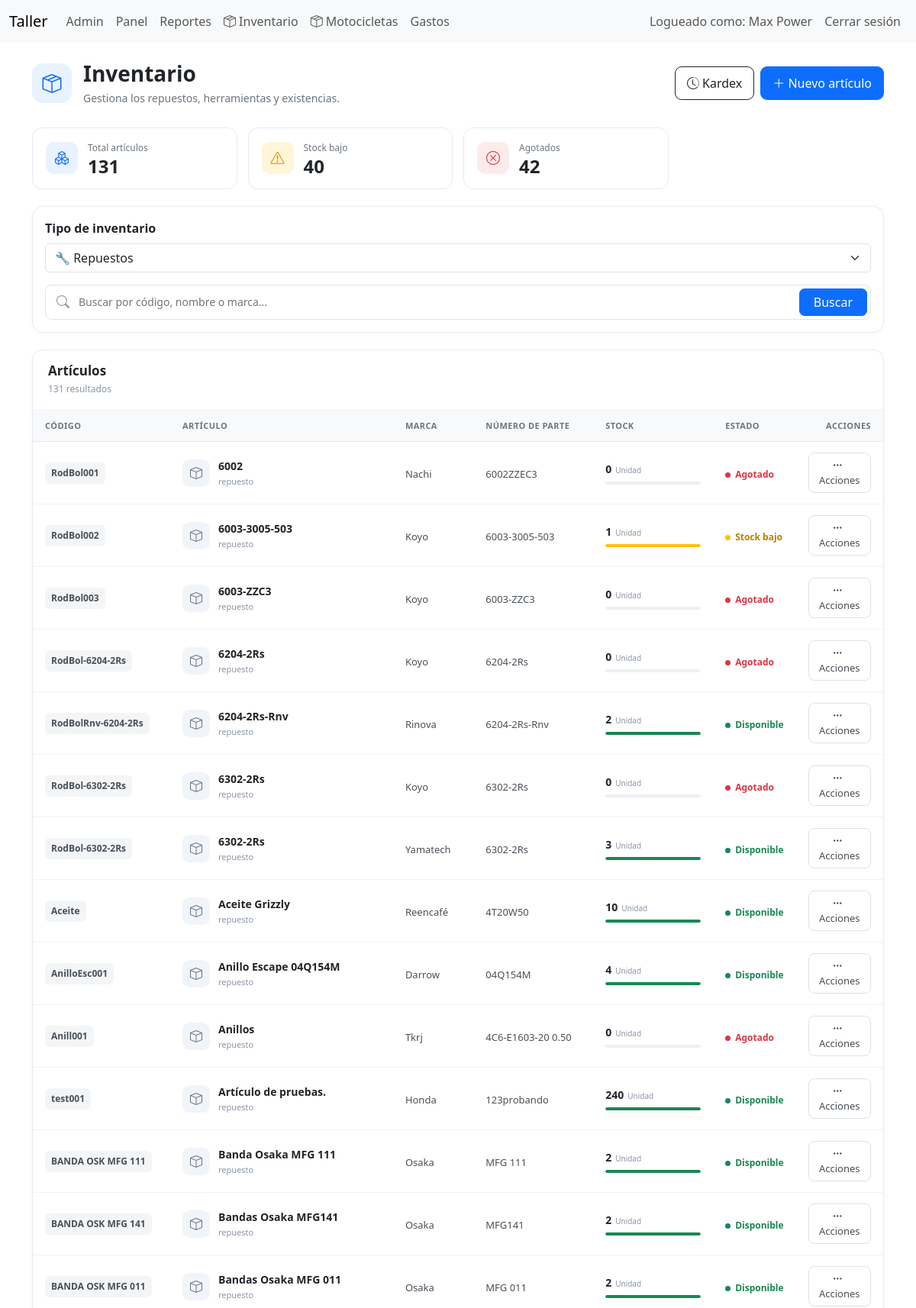
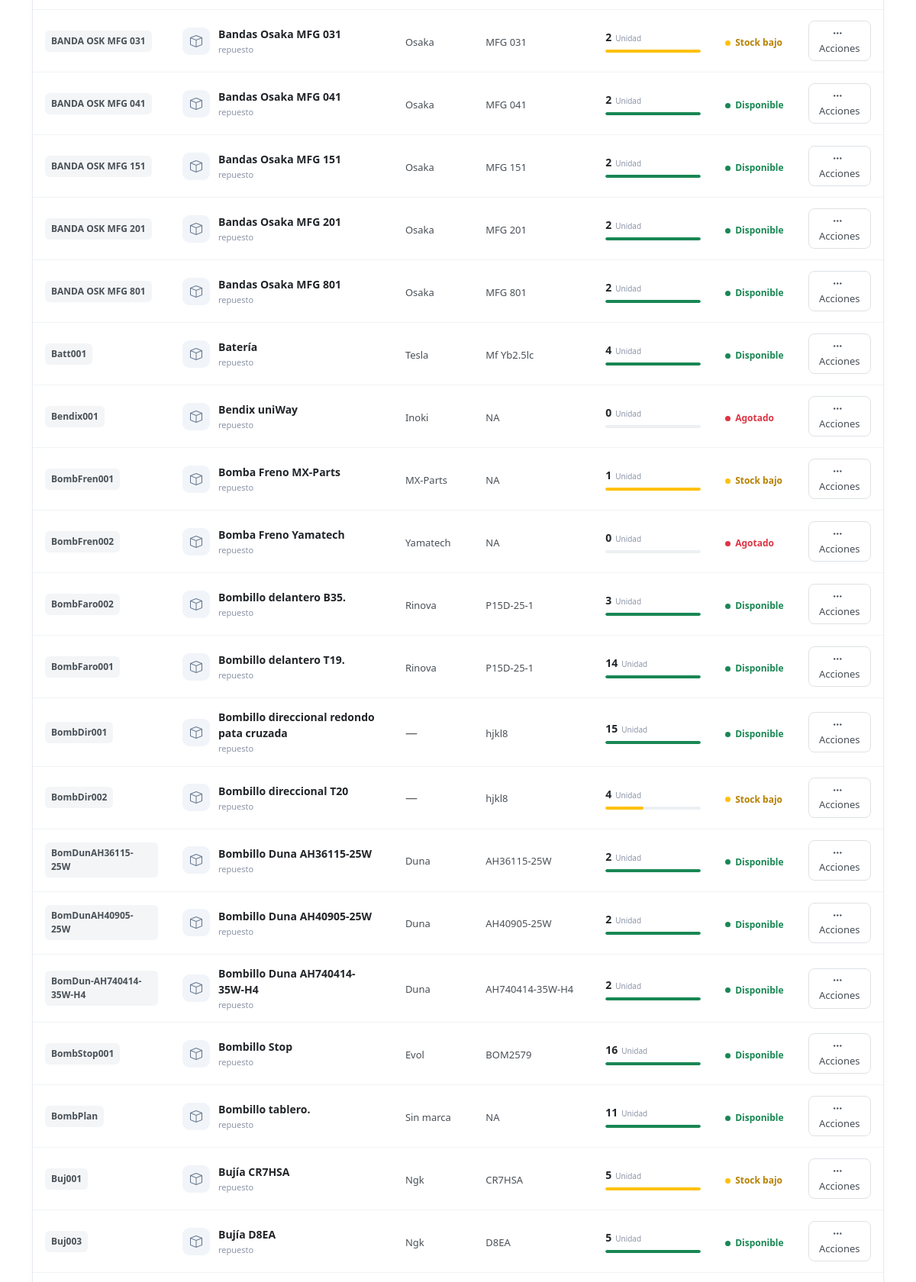
Page /index.php?controller=inventory&action=index (signed in, upper part) on the committed database (2 pictures, top to bottom).
### tables this page shows
CREATE TABLE `partes` (
  `id` int(11) NOT NULL,
  `codigo` varchar(60) NOT NULL,
  `categoria_id` int(11) DEFAULT NULL,
  `tipo` enum('repuesto','insumo','herramienta') NOT NULL DEFAULT 'repuesto',
  `nombre` varchar(150) NOT NULL,
  `marca` varchar(100) DEFAULT NULL,
  `fabricante_repuesto_id` int(11) DEFAULT NULL,
  `numero_parte` varchar(100) DEFAULT NULL,
  `created_by` int(11) DEFAULT NULL,
  `unidad` enum('Unidad','Juego','Par','Litro','Mililitro','Kilogramo','Gramo','Metro','Centimetro') NOT NULL DEFAULT 'Unidad',
  `stock_actual` decimal(12,2) NOT NULL DEFAULT 0.00,
  `stock_reservado` decimal(12,2) NOT NULL DEFAULT 0.00,
  `stock_minimo` decimal(12,2) NOT NULL DEFAULT 0.00,
  `costo` decimal(10,2) NOT NULL DEFAULT 0.00,
  `precio_venta` decimal(10,2) NOT NULL DEFAULT 0.00,
  `ubicacion` varchar(120) DEFAULT NULL,
  `codigo_barras` varchar(100) DEFAULT NULL,
  `imagen` varchar(255) DEFAULT NULL,
  `activo` tinyint(1) NOT NULL DEFAULT 1,
  `created_at` datetime NOT NULL DEFAULT current_timestamp(),
  `updated_at` datetime NOT NULL DEFAULT current_timestamp() ON UPDATE current_timestamp()
);

### app/controllers/InventoryController.php (called while the page is built, shortened)
<?php
class InventoryController extends BaseController
{
    private Part $partModel;
    public function __construct(PDO $pdo)
    {
        $this->partModel = new Part($pdo);
    }
    public function index()
{
    $search = trim($_GET['q'] ?? '');
    $tipo = $_GET['tipo'] ?? 'repuesto';
    if ($search !== '') {
        $parts = $this->partModel->search(
            $search,
            $tipo
        );
    } else {
        $parts = $this->partModel->all(
            $tipo
        );
    }
    $stats = $this->partModel->getStatistics(
        $tipo
    );
    require __DIR__ . '/../views/layouts/header.php';
    require __DIR__ . '/../views/inventory/index.php';
    require __DIR__ . '/../views/layouts/footer.php';
}
}

### app/models/BaseModel.php (called while the page is built, shortened)
<?php
class BaseModel
{
    public function __construct(PDO $pdo)
    {
        $this->db = $pdo;
    }
}

### app/models/Part.php (called while the page is built, shortened)
<?php
class Part extends BaseModel
{
public function all(string $tipo = 'repuesto'): array
{
    $sql = "
        SELECT
            p.*,
            c.nombre AS categoria
        FROM partes p
        LEFT JOIN categorias_partes c
            ON c.id = p.categoria_id
        WHERE p.activo = 1
          AND p.tipo = :tipo
        ORDER BY p.nombre ASC
    ";
    $stmt = $this->db->prepare($sql);
    $stmt->execute([
        ':tipo' => $tipo
    ]);
    return $stmt->fetchAll(PDO::FETCH_ASSOC);
}
public function getStatistics(string $tipo = 'repuesto'): array
{
    $stmt = $this->db->prepare("
        SELECT
            COUNT(*) AS total,
            SUM(
                CASE
                    WHEN stock_actual <= stock_minimo
                    AND stock_actual > 0
                    THEN 1
                    ELSE 0
                END
            ) AS stock_bajo,
            SUM(
                CASE
                    WHEN stock_actual <= 0
                    THEN 1
                    ELSE 0
                END
            ) AS agotados,
            COALESCE(SUM(stock_actual * costo), 0) AS valor_compra,
            COALESCE(SUM(stock_actual * precio_venta), 0) AS valor_venta,
            COALESCE(SUM(stock_actual), 0) AS unidades
        FROM partes
        WHERE activo = 1
          AND tipo = :tipo
    ");
    $stmt->execute([
        ':tipo' => $tipo
    ]);
    return $stmt->fetch(PDO::FETCH_ASSOC);
}
}

### app/views/inventory/index.php (the view, shortened to what this page needs)
<div class="inventory-header">
    <div>
        <div class="inventory-title">
            <div class="inventory-title-icon">
                <i class="bi bi-box-seam"></i>
            </div>
            <div>
                <h1>Inventario</h1>
                <p>Gestiona los repuestos, herramientas y existencias.</p>
            </div>
        </div>
    </div>
    <div class="inventory-header-actions">
        <a
            href="index.php?controller=inventory&action=kardex"
            class="btn btn-outline-dark">
            <i class="bi bi-clock-history"></i>
            Kardex
        </a>
        <a
            href="index.php?controller=inventory&action=create"
            class="btn btn-primary">
            <i class="bi bi-plus-lg"></i>
            Nuevo artículo
        </a>
    </div>
</div>
<div class="inventory-stats">
    <div class="inventory-stat-card">
        <div class="stat-icon stat-icon-blue">
            <i class="bi bi-boxes"></i>
        </div>
        <div>
            <span>Total artículos</span>
            <strong><?= $stats['total'] ?></strong>
        </div>
    </div>
    <div class="inventory-stat-card">
        <div class="stat-icon stat-icon-yellow">
            <i class="bi bi-exclamation-triangle"></i>
        </div>
        <div>
            <span>Stock bajo</span>
            <strong><?= $stats['stock_bajo'] ?></strong>
        </div>
    </div>
    <div class="inventory-stat-card">
        <div class="stat-icon stat-icon-red">
            <i class="bi bi-x-circle"></i>
        </div>
        <div>
            <span>Agotados</span>
            <strong><?= $stats['agotados'] ?></strong>
        </div>
    </div>
</div>
<div class="inventory-search-card">
    <form method="GET">
            <div class="mb-3">
    <label for="tipo" class="form-label fw-semibold">
        Tipo de inventario
    </label>
    <select
        name="tipo"
        id="tipo"
        class="form-select"
        onchange="this.form.submit()">
        <option
            value="repuesto"
            <?= ($tipo ?? 'repuesto') === 'repuesto' ? 'selected' : '' ?>>
            🔧 Repuestos
        </option>
    </select>
</div>
        <div class="inventory-search">
            <input
                type="text"
                name="q"
                placeholder="Buscar por código, nombre o marca..."
                value="<?= htmlspecialchars($search ?? '') ?>">
            <button type="submit" class="btn btn-primary">
                Buscar
            </button>
        </div>
    </form>
</div>
<div class="inventory-table-card">
    <div class="inventory-table-header">
        <div>
            <h3>Artículos</h3>
            <span>
                <?= count($parts) ?>
                <?= count($parts) === 1 ? 'resultado' : 'resultados' ?>
            </span>
        </div>
    </div>
    <div class="table-responsive">
        <table class="table inventory-table">
            <thead>
                <tr>
                    <th>Código</th>
                    <th>Artículo</th>
                    <th>Marca</th>
                    <th>Número de Parte</th>
                    <th>Stock</th>
                    <th>Estado</th>
                    <th class="text-end">Acciones</th>
                </tr>
            </thead>
            <tbody>
            <?php if (empty($parts)): ?>
                <tr>
                    <td colspan="6">
                        <div class="inventory-empty">
                            <div class="inventory-empty-icon">
                                <i class="bi bi-search"></i>
                            </div>
                            <h4>No encontramos artículos</h4>
                            <?php if (!empty($search)): ?>
                                <p>
                                    No hay resultados para
                                    <strong>
                                        "<?= htmlspecialchars($search) ?>"
                                    </strong>
                                </p>
                                <a
                                    href="index.php?controller=inventory&action=index"
                                    class="btn btn-outline-primary btn-sm">
                                    Ver todo el inventario
                                </a>
                            <?php else: ?>
                                <p>
                                    Todavía no hay artículos registrados.
                                </p>
                                <a
                                    href="index.php?controller=inventory&action=create"
                                    class="btn btn-primary btn-sm">
                                    <i class="bi bi-plus-lg"></i>
                                    Crear artículo
                                </a>
                            <?php endif; ?>
                        </div>
                    </td>
                </tr>
            <?php else: ?>
                <?php foreach ($parts as $part): ?>
                    <?php
                    $stock = (float)$part['stock_actual'];
                    $minimo = max(1, (float)$part['stock_minimo']);
                    if ($stock <= 0) {
                        $stockColor = 'danger';
                        $porcentaje = 0;
                    } elseif ($stock <= $part['stock_minimo']) {
                        $stockColor = 'warning';
                        $porcentaje = min(
                            100,
                            ($stock / $minimo) * 100
                        );
                    } else {
                        $stockColor = 'success';
                        $porcentaje = 100;
                    }
                    ?>
                    <tr>
                        <td>
                            <span class="inventory-code">
                                <?= htmlspecialchars($part['codigo']) ?>
                            </span>
                        </td>
                        <td>
                            <div class="inventory-product">
                                <div class="inventory-product-icon">
                                    <i class="bi bi-box"></i>
                                </div>
                                <div>
                                    <strong>
                                        <?= htmlspecialchars($part['nombre']) ?>
                                    </strong>
                                    <small>
                                        <?= htmlspecialchars($part['tipo'] ?? '') ?>
                                    </small>
                                </div>
                            </div>
                        </td>
                        <td>
                            <?php if (!empty($part['marca'])): ?>
                                <span class="inventory-brand">
                                    <?= htmlspecialchars($part['marca']) ?>
                                </span>
                            <?php else: ?>
                                <span class="text-muted">
                                    —
                                </span>
                            <?php endif; ?>
                        </td>
                        <td>
                            <?php if (!empty($part['numero_parte'])): ?>
                                <span class="inventory-brand">
                                    <?= htmlspecialchars($part['numero_parte']) ?>
                                </span>
                            <?php else: ?>
                                <span class="text-muted">
                                    —
                                </span>
                            <?php endif; ?>
                        </td>
                        <td>
                            <div class="inventory-stock">
                                <div class="inventory-stock-number">
                                    <strong>
                                        <?= rtrim(
                                            rtrim(number_format($stock, 2, '.', ''),
                                            '0'),
                                            '.'
                                        ) ?>
                                    </strong>
                                    <span>
                                        <?= htmlspecialchars($part['unidad'] ?? 'und.') ?>
                                    </span>
                                </div>
                                <div class="progress inventory-progress">
                                    <div
                                        class="progress-bar bg-<?= $stockColor ?>"
                                        role="progressbar"
                                        style="width: <?= $porcentaje ?>%">
                                    </div>
                                </div>
                            </div>
                        </td>
                        <td>
                            <?php if (!$part['activo']): ?>
                                <span class="inventory-status status-inactive">
                                    <span></span>
                                    Inactivo
                                </span>
                            <?php elseif ($stock <= 0): ?>
                                <span class="inventory-status status-danger">
                                    <span></span>
                                    Agotado
                                </span>
                            <?php elseif ($stock <= $part['stock_minimo']): ?>
                                <span class="inventory-status status-warning">
                                    <span></span>
                                    Stock bajo
                                </span>
                            <?php else: ?>
                                <span class="inventory-status status-success">
                                    <span></span>
                                    Disponible
                                </span>
                            <?php endif; ?>
                        </td>
                        <td>
                            <div class="dropdown text-end">
                                <button
                                    class="btn inventory-action-btn"
                                    type="button"
                                    data-bs-toggle="dropdown"
                                    aria-expanded="false">
                                    <i class="bi bi-three-dots"></i>
                                    <span>Acciones</span>
                                </button>
                            </div>
                        </td>
                    </tr>
                <?php endforeach; ?>
            <?php endif; ?>
            </tbody>
        </table>
    </div>
</div>

### rows in the picture
partes: codigo "RodBol001", nombre "6002", tipo "repuesto", marca "Nachi", numero_parte "6002ZZEC3", stock_actual "0", unidad "Unidad", activo 1 (drawn)
partes: codigo "RodBol002", nombre "6003-3005-503", tipo "repuesto", marca "Koyo", numero_parte "6003-3005-503", stock_actual "1", unidad "Unidad", activo 1 (drawn)
partes: codigo "RodBol003", nombre "6003-ZZC3", tipo "repuesto", marca "Koyo", numero_parte "6003-ZZC3", stock_actual "0", unidad "Unidad", activo 1 (drawn)
partes: codigo "RodBol-6204-2Rs", nombre "6204-2Rs", tipo "repuesto", marca "Koyo", numero_parte "6204-2Rs", stock_actual "0", unidad "Unidad", activo 1 (drawn)
partes: codigo "RodBolRnv-6204-2Rs", nombre "6204-2Rs-Rnv", tipo "repuesto", marca "Rinova", numero_parte "6204-2Rs-Rnv", stock_actual "2", unidad "Unidad", activo 1 (drawn)
partes: codigo "RodBol-6302-2Rs", nombre "6302-2Rs", tipo "repuesto", marca "Koyo", numero_parte "6302-2Rs", stock_actual "0", unidad "Unidad", activo 1 (drawn)
partes: codigo "RodBol-6302-2Rs", nombre "6302-2Rs", tipo "repuesto", marca "Yamatech", numero_parte "6302-2Rs", stock_actual "3", unidad "Unidad", activo 1 (drawn)
partes: codigo "Aceite", nombre "Aceite Grizzly", tipo "repuesto", marca "Reencafé", numero_parte "4T20W50", stock_actual "10", unidad "Unidad", activo 1 (drawn)
partes: codigo "AnilloEsc001", nombre "Anillo Escape 04Q154M", tipo "repuesto", marca "Darrow", numero_parte "04Q154M", stock_actual "4", unidad "Unidad", activo 1 (drawn)
partes: codigo "Anill001", nombre "Anillos", tipo "repuesto", marca "Tkrj", numero_parte "4C6-E1603-20 0.50", stock_actual "0", unidad "Unidad", activo 1 (drawn)
partes: codigo "test001", nombre "Artículo de pruebas.", tipo "repuesto", marca "Honda", numero_parte "123probando", stock_actual "240", unidad "Unidad", activo 1 (drawn)
partes: codigo "BANDA OSK MFG 111", nombre "Banda Osaka MFG 111", tipo "repuesto", marca "Osaka", numero_parte "MFG 111", stock_actual "2", unidad "Unidad", activo 1 (drawn)
partes: codigo "BANDA OSK MFG 141", nombre "Bandas Osaka MFG141", tipo "repuesto", marca "Osaka", numero_parte "MFG141", stock_actual "2", unidad "Unidad", activo 1 (drawn)
partes: codigo "BANDA OSK MFG 011", nombre "Bandas Osaka MFG 011", tipo "repuesto", marca "Osaka", numero_parte "MFG 011", stock_actual "2", unidad "Unidad", activo 1 (drawn)
partes: codigo "BANDA OSK MFG 031", nombre "Bandas Osaka MFG 031", tipo "repuesto", marca "Osaka", numero_parte "MFG 031", stock_actual "2", unidad "Unidad", activo 1 (drawn)
partes: codigo "BANDA OSK MFG 041", nombre "Bandas Osaka MFG 041", tipo "repuesto", marca "Osaka", numero_parte "MFG 041", stock_actual "2", unidad "Unidad", activo 1 (drawn)
partes: codigo "BANDA OSK MFG 151", nombre "Bandas Osaka MFG 151", tipo "repuesto", marca "Osaka", numero_parte "MFG 151", stock_actual "2", unidad "Unidad", activo 1 (drawn)
partes: codigo "BANDA OSK MFG 201", nombre "Bandas Osaka MFG 201", tipo "repuesto", marca "Osaka", numero_parte "MFG 201", stock_actual "2", unidad "Unidad", activo 1 (drawn)
partes: codigo "BANDA OSK MFG 801", nombre "Bandas Osaka MFG 801", tipo "repuesto", marca "Osaka", numero_parte "MFG 801", stock_actual "2", unidad "Unidad", activo 1 (drawn)
partes: codigo "Batt001", nombre "Batería", tipo "repuesto", marca "Tesla", numero_parte "Mf Yb2.5lc", stock_actual "4", unidad "Unidad", activo 1 (drawn)
partes: codigo "Bendix001", nombre "Bendix uniWay", tipo "repuesto", marca "Inoki", numero_parte "NA", stock_actual "0", unidad "Unidad", activo 1 (drawn)
partes: codigo "BombFren001", nombre "Bomba Freno MX-Parts", tipo "repuesto", marca "MX-Parts", numero_parte "NA", stock_actual "1", unidad "Unidad", activo 1 (drawn)
partes: codigo "BombFren002", nombre "Bomba Freno Yamatech", tipo "repuesto", marca "Yamatech", numero_parte "NA", stock_actual "0", unidad "Unidad", activo 1 (drawn)
partes: codigo "BombFaro002", nombre "Bombillo delantero B35.", tipo "repuesto", marca "Rinova", numero_parte "P15D-25-1", stock_actual "3", unidad "Unidad", activo 1 (drawn)
partes: codigo "BombFaro001", nombre "Bombillo delantero T19.", tipo "repuesto", marca "Rinova", numero_parte "P15D-25-1", stock_actual "14", unidad "Unidad", activo 1 (drawn)
partes: codigo "BombDir001", nombre "Bombillo direccional redondo pata cruzada", tipo "repuesto", numero_parte "hjkl8", stock_actual "15", unidad "Unidad", activo 1 (drawn)
partes: codigo "BombDir002", nombre "Bombillo direccional T20", tipo "repuesto", numero_parte "hjkl8", stock_actual "4", unidad "Unidad", stock_minimo 10 (drawn), activo 1 (drawn)
partes: codigo "BomDunAH36115-25W", nombre "Bombillo Duna AH36115-25W", tipo "repuesto", marca "Duna", numero_parte "AH36115-25W", stock_actual "2", unidad "Unidad", activo 1 (drawn)
partes: codigo "BomDunAH40905-25W", nombre "Bombillo Duna AH40905-25W", tipo "repuesto", marca "Duna", numero_parte "AH40905-25W", stock_actual "2", unidad "Unidad", activo 1 (drawn)
partes: codigo "BomDun-AH740414-35W-H4", nombre "Bombillo Duna AH740414-35W-H4", tipo "repuesto", marca "Duna", numero_parte "AH740414-35W-H4", stock_actual "2", unidad "Unidad", activo 1 (drawn)
partes: codigo "BombStop001", nombre "Bombillo Stop", tipo "repuesto", marca "Evol", numero_parte "BOM2579", stock_actual "16", unidad "Unidad", activo 1 (drawn)
partes: codigo "BombPlan", nombre "Bombillo tablero.", tipo "repuesto", marca "Sin marca", numero_parte "NA", stock_actual "11", unidad "Unidad", activo 1 (drawn)
partes: codigo "Buj001", nombre "Bujía CR7HSA", tipo "repuesto", marca "Ngk", numero_parte "CR7HSA", stock_actual "5", unidad "Unidad", activo 1 (drawn)
partes: codigo "Buj003", nombre "Bujía D8EA", tipo "repuesto", marca "Ngk", numero_parte "D8EA", stock_actual "5", unidad "Unidad", activo 1 (drawn)

### other values in the picture
$_SESSION['user_name'] "Max Power"
$stats['total'] "131"
$stats['stock_bajo'] "40"
$stats['agotados'] "42"
count($parts) "131"
